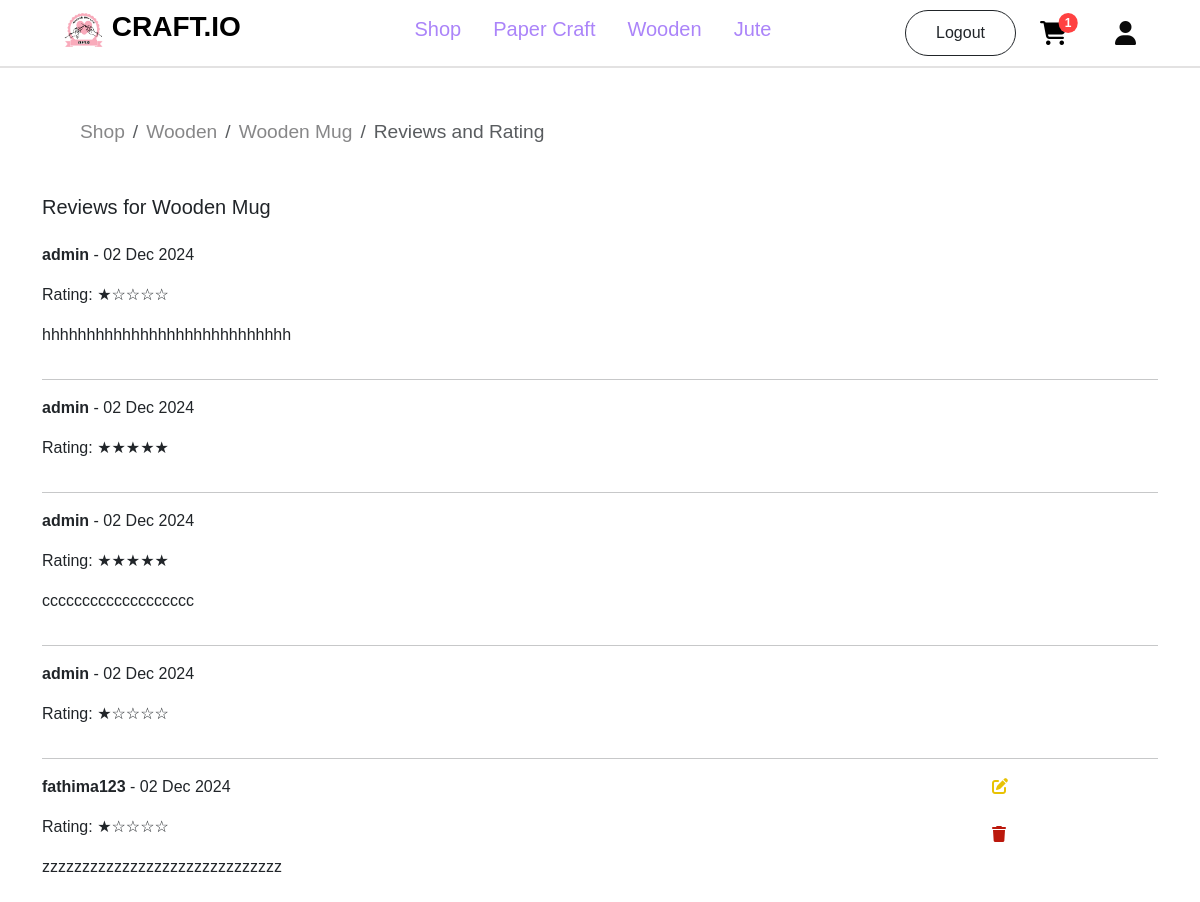
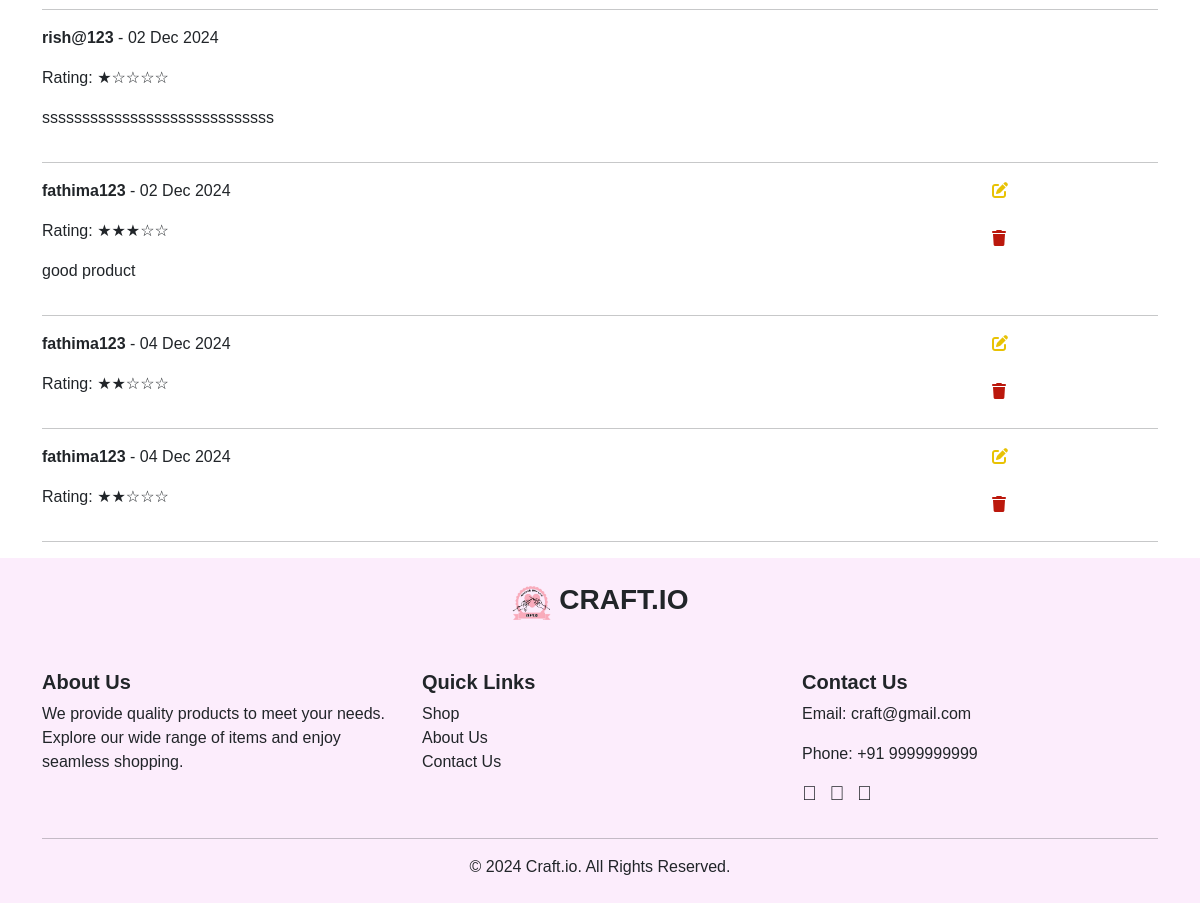
/customer/product/2/reviews/ (signed in), run on the app's committed database (2 pictures, top to bottom).
### account/models.py (models this page shows, shortened)
class Productss(models.Model):
    title=models.CharField(max_length=100)
    description=models.CharField(max_length=500)
    price=models.IntegerField()
    offerprice=models.IntegerField()
    image=models.ImageField(upload_to='product_images')
    stock=models.IntegerField()
    ShippingFee=models.CharField(max_length=100,default='Free')
    created_at = models.DateTimeField(default=timezone.now)
    options=(
        ('PaperCraft','PaperCraft'),
        ('Wooden','Wooden'),
        ('Jute','Jute'),
    )
    category=models.CharField(max_length=100,choices=options)

class ProductReview(models.Model):
    product = models.ForeignKey(Productss, on_delete=models.CASCADE, related_name='reviews')
    user = models.ForeignKey(User, on_delete=models.CASCADE)
    rating = models.IntegerField(choices=[(i, str(i)) for i in range(1, 6)], default=5)  # Ratings from 1 to 5
    comment = models.TextField(max_length=500, blank=True)
    created_at = models.DateTimeField(auto_now_add=True)

### customer/views.py (the view)
    def inner(request, *args, **kw):
        if request.user.is_authenticated:
            return fn(request, *args, **kw)
        else:
            messages.error(request, 'Please login First!!')
            return redirect('login')

### customer/context_processors.py (called while the page is built)
def item_count(request):
    if request.user.is_authenticated:
        cart_count=Cart.objects.filter(user=request.user).count()
        wishlist_count=Wishlist.objects.filter(user=request.user).count()
        order_count=Orders.objects.filter(user=request.user).count()
        return {'cart':cart_count,'wishlist':wishlist_count,'order':order_count}
    else:
        return {"cart":0,'wishlist':0,"order":0}

### customer/templatetags/custom_filters.py (called while the page is built)
@register.filter
def to(value, max_value):
    try:
        value = int(value)
    except (ValueError, TypeError):
        value = 0
    filled_stars = '★' * value
    empty_stars = '☆' * (max_value - value)
    return filled_stars + empty_stars

### customer/views.py (called while the page is built)
def signin_required(fn):
    def inner(request, *args, **kw):
        if request.user.is_authenticated:
            return fn(request, *args, **kw)
        else:
            messages.error(request, 'Please login First!!')
            return redirect('login')
    return inner

@signin_required
def view_reviews(request, pk):
    product = get_object_or_404(Productss, pk=pk)
    reviews = ProductReview.objects.filter(product=product)
    return render(request, 'view_reviews.html', {
        'product': product,
        'reviews': reviews
    })

### customer/templates/view_reviews.html (shortened to what this page needs)
{% extends 'navbar.html' %}
{% block content %}
{% load custom_filters %}
<div style="margin: 50px 0px 20px 80px;">
    <nav aria-label="breadcrumb">
        <ol class="breadcrumb" style="font-size: larger;">
            <li class="breadcrumb-item"><a href="{% url 'shop' %}" style="text-decoration: none;color: rgb(135, 135, 136);">Shop</a></li>
            <li class="breadcrumb-item">
                <a href="{% url 'products' product.category %}" style="text-decoration: none;color: rgb(135, 135, 136);">{{ product.category }}</a>
            </li>
            <li class="breadcrumb-item">
                <a href="{% url 'pdetail' product.id %}" style="text-decoration: none;color: rgb(135, 135, 136);">{{ product.title }}</a>
            </li>
            <li class="breadcrumb-item active" aria-current="page">Reviews and Rating</li>
        </ol>
    </nav>
    </div>
<div class="container mt-5">
    <h5 class="mb-4">Reviews for {{ product.title }}</h5>
    <div>
        {% for review in reviews %}
            <div class="row mb-3 nt-5">
                <div class="col-md-10">
                    <p><b>{{ review.user.username }}</b> - {{ review.created_at|date:"d M Y" }}</p>
                    <p>Rating:
                        {% with review.rating as rating %}
                            {{ rating|to:5 }}
                        {% endwith %}
                    </p>
                    <p>{{ review.comment }}</p>
                </div>
                {% if review.user == request.user %}
                <div class="col-md-2">
                    <a href="{% url 'update_review' review.id %}" class="d-block mb-4">
                        <i class="fa-solid fa-pen-to-square" style="color: rgb(232, 194, 4);"></i>
                    </a>
                    <form method="POST" action="{% url 'delete_review' review.id %}">
                        <button type="submit" style="background: none; border: none; padding: 0;">
                            <i class="fa-solid fa-trash" style="color: #bb180c;"></i>
                        </button>
                    </form>
                </div>
                {% endif %}
            </div>
            <hr>
        {% empty %}
            <p>No reviews yet.</p>
        {% endfor %}
    </div>
</div>
{% endblock content %}

### customer/templates/navbar.html (style rules this page uses)
* { font-family: 'Parkinsans', sans-serif !important; }
.fa-solid { font-family: "Font Awesome 6 Free", sans-serif !important; }

### data on the page
Productss: category "Wooden", title "Wooden Mug"
ProductReview: user.username "admin", created_at "02 Dec 2024", rating|to "★☆☆☆☆", comment "hhhhhhhhhhhhhhhhhhhhhhhhhhhh"
ProductReview: user.username "admin", created_at "02 Dec 2024", rating|to "★★★★★"
ProductReview: user.username "admin", created_at "02 Dec 2024", rating|to "★★★★★", comment "ccccccccccccccccccc"
ProductReview: user.username "admin", created_at "02 Dec 2024", rating|to "★☆☆☆☆"
ProductReview: user.username "fathima123", created_at "02 Dec 2024", rating|to "★☆☆☆☆", comment "zzzzzzzzzzzzzzzzzzzzzzzzzzzzzz"
ProductReview: user.username "rish@123", created_at "02 Dec 2024", rating|to "★☆☆☆☆", comment "sssssssssssssssssssssssssssss"
ProductReview: user.username "fathima123", created_at "02 Dec 2024", rating|to "★★★☆☆", comment "good product"
ProductReview: user.username "fathima123", created_at "04 Dec 2024", rating|to "★★☆☆☆"
ProductReview: user.username "fathima123", created_at "04 Dec 2024", rating|to "★★☆☆☆"

### other printed values
{{ cart }} "1"
